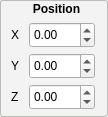
     <widget class="QGroupBox" name="groupBox_STEP1_Pos_5">
      <property name="geometry">
       <rect>
        <x>13</x>
        <y>260</y>
        <width>108</width>
        <height>117</height>
       </rect>
      </property>
      <property name="font">
       <font>
        <weight>75</weight>
        <bold>true</bold>
       </font>
      </property>
      <property name="styleSheet">
       <string notr="true">QGroupBox::title { 
    background-color: transparent;
     subcontrol-position: top center; /* position at the top left*/ 
     padding:2 13px;
 }
QGroupBox { 
     border: 1.2px solid rgb(186, 189, 182); 
     border-radius: 3px; 
	background-color : rgb(243,243,243);
 } </string>
      </property>
      <property name="title">
       <string>Position</string>
      </property>
      <property name="alignment">
       <set>Qt::AlignCenter</set>
      </property>
      <widget class="QLabel" name="label_JointAng1_17">
       <property name="geometry">
        <rect>
         <x>11</x>
         <y>26</y>
         <width>19</width>
         <height>17</height>
        </rect>
       </property>
       <property name="text">
        <string>X</string>
       </property>
      </widget>
      <widget class="QLabel" name="label_JointAng2_17">
       <property name="geometry">
        <rect>
         <x>11</x>
         <y>57</y>
         <width>16</width>
         <height>17</height>
        </rect>
       </property>
       <property name="text">
        <string>Y</string>
       </property>
      </widget>
      <widget class="QLabel" name="label_JointAng3_17">
       <property name="geometry">
        <rect>
         <x>11</x>
         <y>88</y>
         <width>18</width>
         <height>17</height>
        </rect>
       </property>
       <property name="text">
        <string>Z</string>
       </property>
      </widget>
      <widget class="QDoubleSpinBox" name="doubleSpinBox_NostrilPosX">
       <property name="geometry">
        <rect>
         <x>29</x>
         <y>22</y>
         <width>66</width>
         <height>26</height>
        </rect>
       </property>
       <property name="minimum">
        <double>-10000.000000000000000</double>
       </property>
       <property name="maximum">
        <double>10000.000000000000000</double>
       </property>
       <property name="singleStep">
        <double>10.000000000000000</double>
       </property>
      </widget>
      <widget class="QDoubleSpinBox" name="doubleSpinBox_NostrilPosZ">
       <property name="geometry">
        <rect>
         <x>29</x>
         <y>84</y>
         <width>66</width>
         <height>26</height>
        </rect>
       </property>
       <property name="minimum">
        <double>-10000.000000000000000</double>
       </property>
       <property name="maximum">
        <double>10000.000000000000000</double>
       </property>
       <property name="singleStep">
        <double>10.000000000000000</double>
       </property>
      </widget>
      <widget class="QDoubleSpinBox" name="doubleSpinBox_NostrilPosY">
       <property name="geometry">
        <rect>
         <x>29</x>
         <y>53</y>
         <width>66</width>
         <height>26</height>
        </rect>
       </property>
       <property name="minimum">
        <double>-10000.000000000000000</double>
       </property>
       <property name="maximum">
        <double>10000.000000000000000</double>
       </property>
       <property name="singleStep">
        <double>10.000000000000000</double>
       </property>
      </widget>
     </widget>
